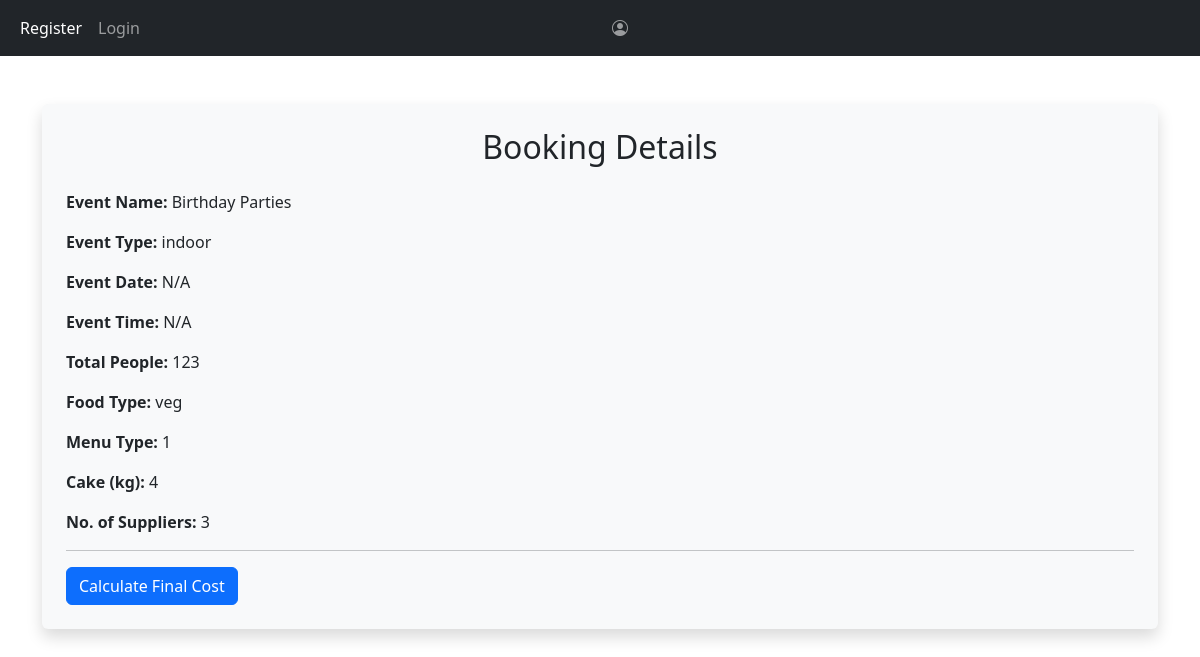
/indoorimages/confirmation/11/, run on the app's committed database.
### events/models.py (models this page shows, shortened)
class FinalCateringDetails(models.Model):
    event_name = models.CharField(max_length=100)
    event_type = models.CharField(max_length=100)
    total_people = models.PositiveIntegerField()
    food_type = models.CharField(max_length=10, choices=[('veg', 'Veg'), ('nonveg', 'Non-Veg')])
    menu_type = models.IntegerField()  # Stores 1, 2, or 3
    no_of_suppliers = models.PositiveIntegerField()
    cake_required = models.PositiveIntegerField(help_text="0 means no cake")
    welcome_drinks = models.BooleanField(default=False)
    welcome_chats = models.BooleanField(default=False)
    pan = models.BooleanField(default=False)

### events/views.py (the view)
# urls.py: path('confirmation/<int:id>/', views.confirmation, name='confirmation'),
def confirmation(request, id):
    detail = get_object_or_404(FinalCateringDetails, id=id)
    return render(request, 'events/confirmation.html', {
        'details': detail,
        'event_date': request.session.get('event_date', 'N/A'),
        'event_time': request.session.get('event_time', 'N/A')
    })

### templates/events/confirmation.html (shortened to what this page needs)
{% extends 'base.html' %}
{% block content %}
<div class="container mt-5">
    <div class="p-4 bg-light rounded shadow">
        <h2 class="text-center mb-4">Booking Details</h2>
        <p><strong>Event Name:</strong> {{ details.event_name }}</p>
        <p><strong>Event Type:</strong> {{ details.event_type }}</p>
        <p><strong>Event Date:</strong> {{ event_date }}</p>
        <p><strong>Event Time:</strong> {{ event_time }}</p>
        <p><strong>Total People:</strong> {{ details.total_people }}</p>
        <p><strong>Food Type:</strong> {{ details.food_type }}</p>
        <p><strong>Menu Type:</strong> {{ details.menu_type }}</p>
        <p><strong>Cake (kg):</strong> {{ details.cake_required }}</p>
        <p><strong>No. of Suppliers:</strong> {{ details.no_of_suppliers }}</p>
        <hr>
        <form method="post" action="{% url 'calculate_price' %}">
            <button type="submit" class="btn btn-primary">Calculate Final Cost</button>
        </form>
    </div>
</div>
{% endblock %}

### data on the page
FinalCateringDetails: event_name "Birthday Parties", event_type "indoor", total_people "123", food_type "veg", menu_type "1", cake_required "4", no_of_suppliers "3"

### other printed values
{{ event_date }} "N/A"
{{ event_time }} "N/A"
